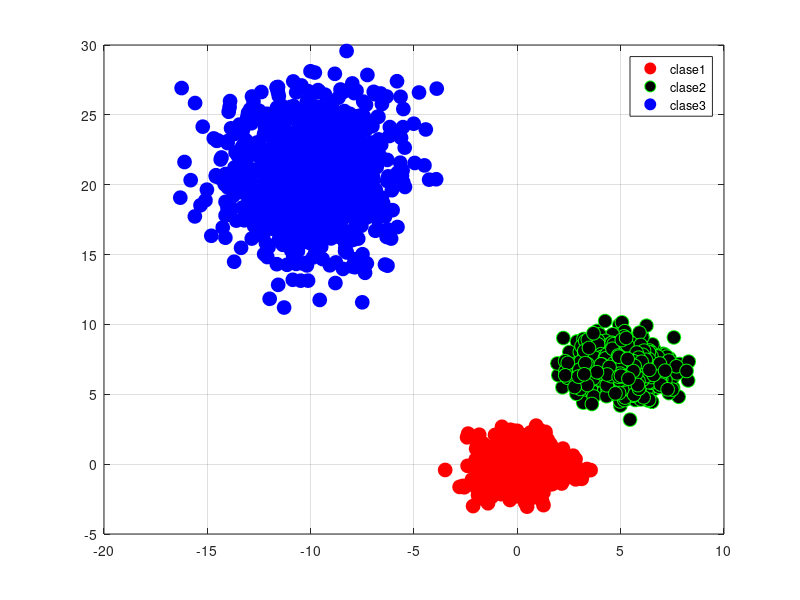

This figure's MATLAB source:
warning off all 
clc;
disp('Welcome to Pattern Recognition');
disp('Please Select your classifier criteria: ');
disp('1. Euclidian Distribution');
disp('2. Mahalobis Distribution');

%generando las clases 
c1x = randn(1,1000);
c1y = randn(1,1000);


%generando las clases 
c2x = randn(1,1000)+5;
c2y = randn(1,1000)+7;


%generando las clases 
c3x = (randn(1,1000)-5) * 2;
c3y = (randn(1,1000)+7) * 3;

figure(1)
plot(c1x(1, :),c1y(1, :),'ro','MarkerFaceColor','r','MarkerSize', 10);
grid on
hold on

plot(c2x(1, :),c2y(1, :),'go','MarkerFaceColor','k','MarkerSize', 10);
plot(c3x(1, :),c3y(1, :),'bo','MarkerFaceColor','b','MarkerSize', 10);
legend('clase1', 'clase2', 'clase3');

disp("fin de proceso");



